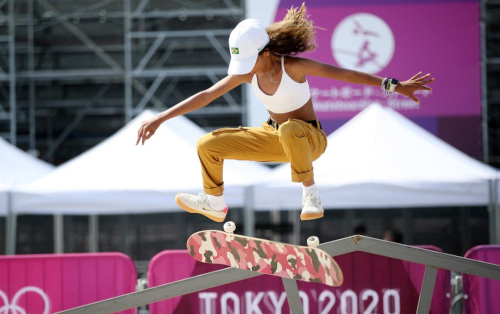
#> input picture VC/BoundingBox/skate-olimpiadas.jpg, 500 x 314 px
$ python run.py
#> lines starting #> are read from the running program, lines starting #| are printed output that depends on the picture; after the words box and inside, x2 and y2 are one past the last pixel; in counts of white or black regions, pixels touching at a corner belong together
import cv2
import numpy as np
import matplotlib.pyplot as plt

caminho_imagem = 'skate-olimpiadas.jpg'

# Função para carregar imagem
def carrega_imagem(caminho: str):
#> called with caminho = 'skate-olimpiadas.jpg'
    img_bgr = cv2.imread(caminho)
#> img_bgr is the input picture: shape (314, 500, 3); mean B, G, R 124.3, 110.9, 133
    if img_bgr is None:
        raise FileNotFoundError(f"Não encontrei '{caminho}'")
    img_rgb = cv2.cvtColor(img_bgr, cv2.COLOR_BGR2RGB)
    return img_bgr, img_rgb


def segmenta_imagem(imagem):
    img_bgr, img_rgb = imagem
    # Convertendo para HSV
    img_hsv = cv2.cvtColor(img_bgr, cv2.COLOR_BGR2HSV)
#> img_hsv: shape (314, 500, 3); mean H, S, V 98.8, 77.6, 141.4
    # Faixa de cor ajustada para calça mostarda/marrom claro
    lower_pants = np.array([10, 100, 80])
    upper_pants = np.array([30, 255, 255])
    # Criação da máscara
    mask_pants = cv2.inRange(img_hsv, lower_pants, upper_pants)
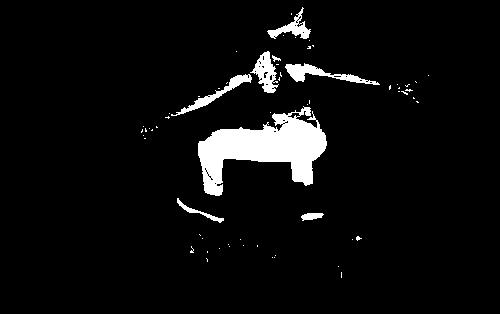
#> mask_pants: shape (314, 500); 5.3% white; 63 white regions (55 under 20 px)

    if not np.any(mask_pants):
        raise ValueError("Nenhuma calça detectada!")

    # Encontrar contornos
    contornos, _ = cv2.findContours(mask_pants, cv2.RETR_EXTERNAL, cv2.CHAIN_APPROX_SIMPLE)
#> contornos = 63 contours, 56 with area under 20; largest, box (x1, y1, x2, y2) and area: (198, 106, 327, 196) 5318, (285, 63, 380, 85) 571, (250, 51, 279, 93) 548, (171, 74, 252, 116) 452, (267, 7, 311, 39) 392, (177, 198, 224, 223) 143, (301, 213, 324, 221) 101
    contorno_calca = max(contornos, key=cv2.contourArea)
#> contorno_calca = contour of 252 points, box (x1, y1, x2, y2) (198, 106, 327, 196), area 5318

    print(f"Contorno da calça encontrado com {len(contorno_calca)} pontos.")
#| Contorno da calça encontrado com 252 pontos.
    return contorno_calca, mask_pants


# Carregar e segmentar imagem
imagem = carrega_imagem(caminho_imagem)
contorno_calca, mask_pants = segmenta_imagem(imagem)
img_bgr, img_rgb = imagem

# Contorno da calça
img_contorno = img_rgb.copy()
cv2.drawContours(img_contorno, [contorno_calca], -1, (0, 255, 0), 2)
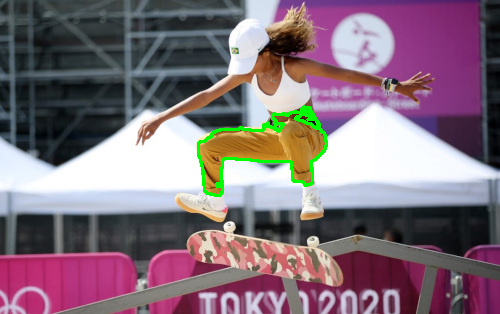
#> img_contorno: shape (314, 500, 3); mean R, G, B 131, 112.3, 123.3
# Bounding Box calça
x, y, w, h = cv2.boundingRect(contorno_calca)
#> x = 198; y = 106; w = 129; h = 90
print(f"Bounding Box: x={x}, y={y}, w={w}, h={h}")
#| Bounding Box: x=198, y=106, w=129, h=90

img_bounding_box = img_rgb.copy()
cv2.rectangle(img_bounding_box, (x, y), (x + w, y + h), (255, 0, 0), 2)
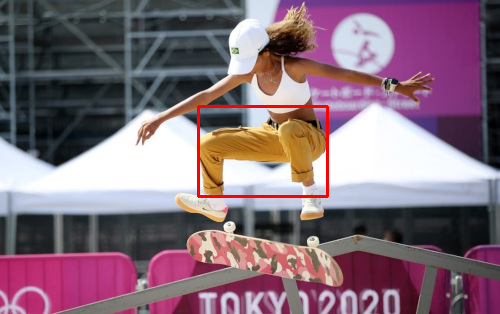
#> img_bounding_box: shape (314, 500, 3); mean R, G, B 133.5, 109.4, 122.7

# Salvar resultado
cv2.imwrite("saida_calca.jpg", cv2.cvtColor(img_bounding_box, cv2.COLOR_RGB2BGR))
print("Imagem final salva como 'saida_calca.jpg'")

# Plot imagem
plt.figure(figsize=(18, 6))
plt.subplot(1, 4, 1)
plt.imshow(img_rgb)
plt.title('Imagem Original')
plt.axis('off')
plt.subplot(1, 4, 2)
plt.imshow(mask_pants, cmap='gray')
plt.title('Máscara da Calça')
plt.axis('off')
plt.subplot(1, 4, 3)
plt.imshow(img_contorno)
plt.title('Contorno da Calça')
plt.axis('off')
plt.subplot(1, 4, 4)
plt.imshow(img_bounding_box)
plt.title('Bounding Box')
plt.axis('off')
plt.tight_layout()
plt.show()
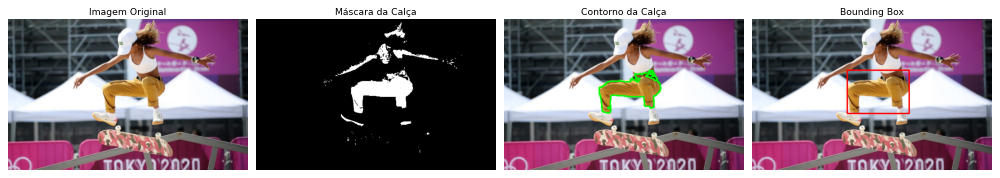
#> figure drawn by matplotlib, 4 panels
